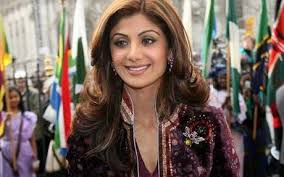
#> input picture image.jpg, 284 x 177 px, given as the content of the folder data_folder_path, which was not available
$ python face_recognition_Image.py
#> lines starting #> are read from the running program, lines starting #| are printed output that depends on the picture; after the words box and inside, x2 and y2 are one past the last pixel; in counts of white or black regions, pixels touching at a corner belong together; pictures that were not available may be replaced by others from this repository, and a replacement may not be noted
# importingthe libraries
import os
import cv2
import numpy as np


def sample():
   #  sample Image Variable -----------------
   image = cv2.imread('image.jpg')

   # function call to predict the image
   image_label, predicted_image = predict(image)
   return image_label, predicted_image


# function to detect the face in the image
def detection( img):
    gray = cv2.cvtColor(img, cv2.COLOR_BGR2GRAY)

    ## face classifier used here ----------------- is lbpcascade
    face_cascade = cv2.CascadeClassifier('lbpcascade_frontalface.xml')
    faces = face_cascade.detectMultiScale(gray, scaleFactor=1.2, minNeighbors=5);
    if (len(faces) == 0):
        return None, None
    (x, y, w, h) = faces[0]
    return gray[y:y+w, x:x+h], faces[0]

### function to draw rectangle on image
### according to given (x, y) coordinates and
### given width and heigh

def draw_rectangle(img, rect):
 (x, y, w, h) = rect
 cv2.rectangle(img, (x, y), (x+w, y+h), (0, 255, 0), 2)


image_name_list = []
# training the model
def prepare_training_data(data_folder_path):
    #dirs = os.listdir(data_folder_path)
#> called with data_folder_path = 'data_folder_path'
    faces = []
    labels = []
    i = 0
    subject_images_names = os.listdir(data_folder_path)
    for image_name in subject_images_names:
            image_path = data_folder_path + "/" + image_name
            image = cv2.imread(image_path)
#> image is the input picture: shape (177, 284, 3); mean B, G, R 90.2, 98.9, 116.2
            image_resize=cv2.resize(image, (400,500))
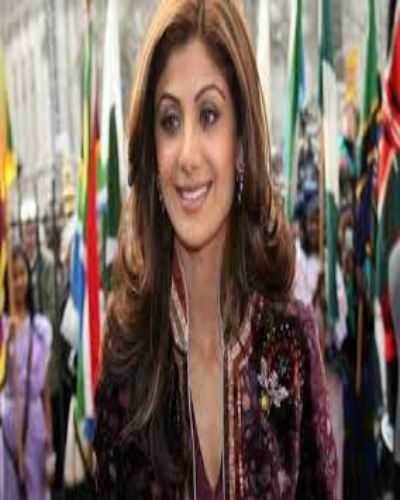
#> image_resize: shape (500, 400, 3); mean B, G, R 90.1, 98.7, 116
            cv2.imshow("Training on images...", image_resize)
            cv2.waitKey(20)
            face, rect = detection(image)
#> in detection, `gray = cv2.cvtColor(img, cv2.COLOR_BGR2GRAY)`:
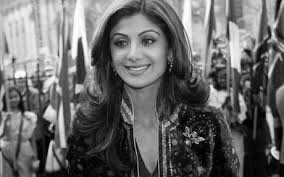
#> gray: shape (177, 284); min 0, max 255, mean 103.1
#> in detection, `faces = face_cascade.detectMultiScale(gray, scaleFactor=1.2, minNeighb..`: faces = [[100, 15, 71, 71]]
#> in detection, `(x, y, w, h) = faces[0]`: x = 100; y = 15; w = 71
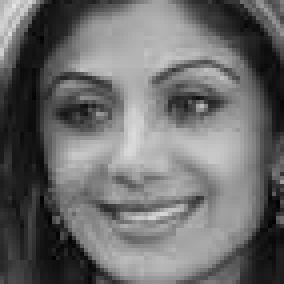
#> face: shape (71, 71) (shown 4 times larger); min 2, max 230, mean 107.7
#> rect = [100, 15, 71, 71]
            if face is not None:
                faces.append(face)
                image_name_list.append(image_path)
                labels.append(i)
                i = i+1

    return faces, labels


# function to predict the new face
def predict(test_img):

    img = test_img.copy()
    face, rect = detection(img)
    label, confidence = face_recognizer.predict(face)
    label_text = image_name_list[label]
    draw_rectangle(img, rect)
    return label_text, img


#  preparing the data
faces, labels = prepare_training_data("data_folder_path")
#> faces = 1 item; labels = [0]


# For face recognition we are using the LBPH Face Recognizer
face_recognizer = cv2.face.LBPHFaceRecognizer_create()
face_recognizer.train(faces, np.array(labels))


##  --------  function call to predict image -----------------------------------
image_label_text, predicted_image = sample()
#> in predict, `face, rect = detection(img)`: rect = [100, 15, 71, 71]
#> in predict, `label, confidence = face_recognizer.predict(face)`: label = 0
#> in predict, `label_text = image_name_list[label]`: label_text = 'data_folder_path/image.jpg'
#> in draw_rectangle, `(x, y, w, h) = rect`: x = 100; y = 15; w = 71
#> in draw_rectangle, `cv2.rectangle(img, (x, y), (x+w, y+h), (0, 255, 0), 2)`:
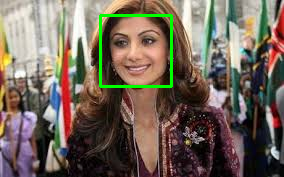
#> img: shape (177, 284, 3); 1.69% of pixels changed, all inside (x1, y1, x2, y2) = (99, 14, 173, 88)
#> in sample, `image_label, predicted_image = predict(image)`: image_label = 'data_folder_path/image.jpg'
#> image_label_text = 'data_folder_path/image.jpg'
cv2.imshow('IMAGE', predicted_image)
cv2.waitKey(0)
cv2.destroyAllWindows()
